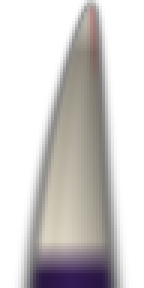
#> input picture AethonMod/Content/Effects/ColmilloAbismo.png, 48 x 96 px, given in place of borrador.png, which was not available (shown 3 times larger)
$ python tentaculo_v6102.py
#> lines starting #> are read from the running program, lines starting #| are printed output that depends on the picture
#> (the call stopped at in la_pluma, `r = subprocess.run(['z-ai', 'image', '-p', prompt, '-o', destino, '-s'..`: subprocess is not available in this run)
#> in el_molde, im is the input picture: PIL image 48x96 RGBA; mean R, G, B, A 52.1, 48.9, 47.8, 95.3
### tools/gen_altar_v695.py
#!/usr/bin/env python3
# -*- coding: utf-8 -*-
"""
gen_altar_v695.py — EL ALTAR DE OFRENDAS CON EL PIPELINE PIXELART (v6.95).

La letra del usuario: «intenta usar la nueva herramienta de pixelart que
investigaste para crear el altar» — el MÉTODO DE LOS REELS (la
investigación sprite-gen): BORRADOR IA (la skill de generación) →
CUTOUT real por flood-fill del chroma → REJILLA (cada píxel destino =
el PROMEDIO de su celda — el muestreo por área de la casa) → PALETA DE
LA CASA (la del LIBRO: tinta azul-noche · fucsia del iris · dorado del
broche · teal de las esencias) → CONTORNO oscuro estilo Terraria → el
HIGHLIGHT amarillo de la convención tML → el ITEM derivado.

Entrada:  /tmp/altar_borrador.png (864×1152, fondo verde chroma)
Salida:   AethonMod/Content/Tiles/AltarOfrendasTile.png          (36×54)
          AethonMod/Content/Tiles/AltarOfrendasTile_Highlight.png (36×54)
          AethonMod/Content/Items/Altar/AltarOfrendasItem.png     (30×44)
"""
from PIL import Image
import os

RAIZ = os.path.join(os.path.dirname(__file__), '..', 'AethonMod')
BORRADOR = '/tmp/altar_borrador.png'

# === LA PALETA DE LA CASA — los colores del LIBRO (v6.95) ===
# (extraída del sprite maestro del Grimorio del Eterno + las tintas del mod)
TINTA_UMBRA   = (10, 10, 40)     # la sombra más honda (#0A0A28)
TINTA_HONDA   = (16, 26, 74)     # el cuerpo azul-noche (#101A4A)
TINTA         = (24, 48, 120)    # la tinta del libro (#183078)
TINTA_CLARA   = (48, 78, 150)    # el bisel de la tinta
TINTA_LUZ     = (96, 128, 255)   # la tinta iluminada (#6080FF)
FUCSIA        = (240, 0, 192)    # el iris del ojo (#F000C0)
FUCSIA_CLARA  = (255, 120, 224)  # el brillo del iris
DORADO        = (216, 144, 48)   # el broche del libro (#D89030)
DORADO_CLARO  = (255, 200, 80)   # el brillo del broche
TEAL          = (90, 220, 180)   # las esencias / el mapa (#5ADCB4)
VIOLETA       = (150, 62, 235)   # las runas de la casa
BLANCO        = (255, 244, 235)  # la llama / el destello
NEGRO_CONTORNO = (8, 6, 20)      # el contorno Terraria

PALETA = [TINTA_UMBRA, TINTA_HONDA, TINTA, TINTA_CLARA, TINTA_LUZ,
          FUCSIA, FUCSIA_CLARA, DORADO, DORADO_CLARO, TEAL, VIOLETA, BLANCO]


def cutout(im):
    """EL CUTOUT REAL: flood-fill del chroma verde desde las 4 esquinas +
    distancia al verde (los verdes interiores no se tocan)."""
    w, h = im.size
#> w = 48; h = 96
    px = im.load()
    fondo = set()
    pila = []
    for x in range(w):
        pila.append((x, 0)); pila.append((x, h - 1))
    for y in range(h):
        pila.append((0, y)); pila.append((w - 1, y))
    while pila:
        x, y = pila.pop()
        if x < 0 or y < 0 or x >= w or y >= h or (x, y) in fondo:
            continue
        r, g, b, a = px[x, y]
        # chroma verde: g dominante y claro
        if g > 110 and g > r + 40 and g > b + 40:
            fondo.add((x, y))
            pila += [(x+1, y), (x-1, y), (x, y+1), (x, y-1)]
#> after the loop, fondo = 0 items; pila = []
    out = Image.new('RGBA', (w, h), (0, 0, 0, 0))
#> out: PIL image 48x96 RGBA; every value is 0
    po = out.load()
    for y in range(h):
        for x in range(w):
            if (x, y) not in fondo:
                r, g, b, a = px[x, y]
                # el anti-alias del borde contra el verde: quitar el tinte
                if g > r + 30 and g > b + 30 and a > 0:
                    k = r if r > b else b
                    po[x, y] = (k, k, k, a)
                else:
                    po[x, y] = (r, g, b, a)
    return out


def bbox(im):
    """El rectángulo del sprite (con 1 px de margen de aire)."""
    w, h = im.size
#> w = 48; h = 96
    xs, ys = [], []
    px = im.load()
    for y in range(h):
        for x in range(w):
            if px[x, y][3] > 40:
                xs.append(x); ys.append(y)
#> after the loop, ys = 2063 values from 0 to 95
    x0, x1 = max(0, min(xs) - 2), min(w - 1, max(xs) + 2)
#> x0 = 5; x1 = 42
    y0, y1 = max(0, min(ys) - 2), min(h - 1, max(ys) + 2)
#> y0 = 0; y1 = 95
    return im.crop((x0, y0, x1 + 1, y1 + 1))


def celdas(im, W, H):
    """LA REJILLA: cada píxel destino = el PROMEDIO (RGBA premultiplicado)
    de su celda del borrador — el muestreo por área de la casa."""
#> called with W = 128, H = 256
    w, h = im.size
#> w = 38; h = 96
    out = Image.new('RGBA', (W, H), (0, 0, 0, 0))
#> out: PIL image 128x256 RGBA; every value is 0
    po = out.load()
    px = im.load()
    for j in range(H):
        ya, yb = int(j * h / H), max(int(j * h / H) + 1, int((j + 1) * h / H))
        for i in range(W):
            xa, xb = int(i * w / W), max(int(i * w / W) + 1, int((i + 1) * w / W))
            rs = gs = bs = as_ = n = 0
            for y in range(ya, min(yb, h)):
                for x in range(xa, min(xb, w)):
                    r, g, b, a = px[x, y]
                    rs += r * a; gs += g * a; bs += b * a; as_ += a
                    n += 1
            if n == 0:
                continue
            if as_ < n * 45:            # la celda es casi toda aire
                po[i, j] = (0, 0, 0, 0)
            else:
                k = as_ if as_ > 0 else 1
                po[i, j] = (rs // k, gs // k, bs // k, 255)
    return out


def dist(c1, c2):
    return (c1[0]-c2[0])**2 + (c1[1]-c2[1])**2 + (c1[2]-c2[2])**2


# [114 lines left out: functions cuantizar, contorno, halo, highlight, main, not called in this run]


# [2 lines that do not run on import are left out]

### tools/tentaculo_v6102.py
#!/usr/bin/env python3
# -*- coding: utf-8 -*-
"""
tentaculo_v6102.py — v6.102 — LA FORJA DEL TENTÁCULO DEL ABISMO.

LA LETRA DEL USUARIO: «rediseña la Sombra de la Página V, debe ser
igual que la original, pero el tentaculo debe ser rediseñado, con
nuevas texturas, usa la forja o el taller para crear las texturas
del tentaculo».

LA CADENA DE LA FORJA/TALLER (la de siempre, vestida para el QUINTO
TOMO — la piel del tentáculo deja de ser el horneado matemático de
VFXCore.Carne y pasa a ser UNA TEXTURA DE VERDAD, forjada):

  LA PLUMA (z-ai image) — el borrador IA de la piel abisal: la
      columna de carne violeta-negra con sus ridges musculares, las
      dos hileras de ventosas que brillan, las venas carmesí.
  EL MOLDE (la casa) — cutout real por flood-fill, la rejilla por
      celdas (128×256), la cuantización a LA PALETA DEL TOMO V (no
      la del libro: esta piel es violeta-negra-carmesí, la familia
      de las sombras).
  LA SASTRERÍA (el formato del Ribbon) — LA MÁSCARA U suave (los
      bordes que respiran, como HornearCarne: nada en 0/1, casi
      opaco en 0.2..0.8), EL ESPEJO PERIÓDICO (128×256 → 128×512:
      la mitad baja es la alta INVERTIDA — la costura C0 en los dos
      extremos, el truco del espejo) y EL PREMULTIPLICADO de la
      convención (q,q,q,q) del lote alfa (rgb·m, a=255·m).
  EL OJO (z-ai vision) — el QA VLM de la casa sobre la hoja.

Salida: AethonMod/Content/Effects/TentaculoAbismo.png (128×512,
premultiplicada, periódica en V) — la piel nueva del quinto tomo,
muestreada por VFXCore.Ribbon (uvFlow: la carne AVANZA raíz→punta).

TODO con transparencia NATIVA (la regla permanente de la casa: la
transparencia vive en la GENERACIÓN — la máscara U nace aquí).
"""
import math
import os
import subprocess
import sys

from PIL import Image

AQUI = os.path.dirname(os.path.abspath(__file__))
sys.path.insert(0, AQUI)
from gen_altar_v695 import cutout, bbox, celdas  # noqa: E402

BASE = os.path.join(AQUI, '..', 'AethonMod')
CARPETA = '/tmp/forja_tentaculo'

# ====================================================================
#  LA PALETA DEL TOMO V (la familia de las sombras — violeta, negro,
#  carmesí; la del LIBRO no: esta piel arde en otro color)
# ====================================================================
PALETA_TOMO_V = [
    (10, 6, 16),      # EL NÚCLEO — el vacío que se come la luz
    (18, 12, 26),     # la carne negra de la masa
    (46, 24, 78),     # el violeta hondo de las concavidades
    (74, 36, 128),    # la base de la carne vieja
    (120, 8, 12),     # la sangre apagada
    (150, 84, 235),   # EL VIOLETA VIVO — las ventosas que brillan
    (198, 18, 24),    # LAS VENAS CARMESÍ — la sangre que corre
    (200, 150, 255),  # el brillo del borde
    (238, 232, 220),  # el hueso (por si asoma)
    (248, 244, 255),  # EL DESTELLO
]


# ====================================================================
#  ETAPA 1 — LA PLUMA (el borrador IA de la piel del abismo)
# ====================================================================
def la_pluma(destino):
    """La piel del tentáculo del abismo: columna de carne frontal,
    ridges verticales, dos hileras de ventosas, venas carmesí — SIN
    contorno duro (los bordes los cose la máscara U) y SIN ojos ni
    boca (los ojos y la fauce VIVEN: los dibuja el juego).
    QA r2 (EL OJO): «cinturas estrechas rompen la continuidad» — la
    columna ahora es de ANCHO CONSTANTE, lados paralelos, cero
    pinzamientos, y las ventosas PLANAS contra la piel (que no
    abomben la silueta)."""
    prompt = (
        "Pixel art texture for a Terraria-style game. A vertical close-up "
        "segment of an abyssal tentacle: a perfectly straight vertical column "
        "of thick muscular flesh of CONSTANT UNIFORM WIDTH from top to "
        "bottom, smooth parallel sides, no pinching, no narrow waists, no "
        "bulging, facing the viewer, filling the whole frame from top to "
        "bottom. Deep violet-black skin with fine vertical muscle ridges, "
        "two staggered rows of small round glowing violet suckers FLAT "
        "against the skin, thin branching crimson veins just under the "
        "skin, faint violet bioluminescent glow inside the crevices, moist "
        "highlights on the ridges. No eyes, no mouth, no teeth, no "
        "background scenery, no outline around the subject. Limited "
        "palette: deep violet-black #120A1A flesh, dark violet #4A2480 "
        "shadows, bright violet #9654EB glowing suckers, crimson #C61218 "
        "veins, pale violet #E0CFFF highlights. Chunky clean large pixels, "
        "no anti-aliasing, flat solid pure green background (#00FF00) "
        "chroma key, subject centered filling 85% of frame width"
    )
    r = subprocess.run(['z-ai', 'image', '-p', prompt, '-o', destino, '-s', '864x1152'],
                       capture_output=True, text=True, timeout=240)
    if not os.path.exists(destino):
        print(r.stdout[-400:] if r.stdout else '', r.stderr[-400:] if r.stderr else '')
        raise SystemExit('LA PLUMA falló: la generación no devolvió imagen')
    print(f'  LA PLUMA: {destino}')


# ====================================================================
#  ETAPA 2 — EL MOLDE (cutout → rejilla → la paleta del tomo)
# ====================================================================
def cuantizar_tomo(im):
    """La paleta del QUINTO TOMO: cada píxel vuela a SU color más
    cercano (umbral 100 de distancia: más lejos, se queda con su tono
    real — la humedad del borrador NO se aplasta)."""
    px = im.load()
    w, h = im.size
#> w = 128; h = 256
    for y in range(h):
        for x in range(w):
            r, g, b, a = px[x, y]
            if a == 0:
                continue
            mejor, dmin = None, 101
            for c in PALETA_TOMO_V:
                d = abs(r - c[0]) + abs(g - c[1]) + abs(b - c[2])
                if d < dmin:
                    mejor, dmin = c, d
            if mejor is not None:
                px[x, y] = (mejor[0], mejor[1], mejor[2], a)
    return im


def el_molde(borrador):
    """EL SPRITE de la casa: cutout real, la rejilla por celdas y la
    cuantización a la paleta del tomo (128×256 — el módulo de la piel)."""
    im = Image.open(borrador).convert('RGBA')
    recorte = bbox(cutout(im))
    sprite = celdas(recorte, 128, 256)
    sprite = cuantizar_tomo(sprite)
    print(f'  EL MOLDE: piel 128×256 (bbox del borrador: {recorte.size})')
#|   EL MOLDE: piel 128×256 (bbox del borrador: (38, 96))
    return sprite


# ====================================================================
#  ETAPA 3 — LA SASTRERÍA (el formato del Ribbon de VFXCore)
# ====================================================================
def suave(u, a, b):
    """El smoothstep de la casa (la máscara de HornearCarne)."""
    if u <= a:
        return 0.0
    if u >= b:
        return 1.0
    t = (u - a) / (b - a)
    return t * t * (3.0 - 2.0 * t)


def la_sastreria(sprite):
    """LA PIEL DEL RIBBON — tres costuras:
    (1) LA MÁSCARA U: nada en 0/1, casi opaco en 0.20..0.80 — el
        borde de la cinta RESPIRA, no corta a cuchillo;
    (2) EL ESPEJO PERIÓDICO: 128×256 → 128×512 (la mitad baja es la
        alta INVERTIDA) — la costura es C0 en 0, 0.5 y 1: la carne
        FLUYE continua con uvFlow sin saltos;
    (3) EL PREMULTIPLICADO: rgb·m con a=255·m — la convención
        (q,q,q,q) del lote alfa One/InverseSourceAlpha de la casa.
    """
    w, h = sprite.size
#> w = 128; h = 256
    px = sprite.load()

    # (1) LA MÁSCARA U — los bordes que respiran
    for y in range(h):
        for x in range(w):
            r, g, b, a = px[x, y]
            if a == 0:
                continue
            u = x / (w - 1)
            m = suave(u, 0.02, 0.20) * (1.0 - suave(u, 0.80, 0.98))
            if m <= 0.003:
                px[x, y] = (0, 0, 0, 0)
                continue
            # la opacidad del cuerpo: densa en el corazón (0.2..0.8 llena)
            cuerpo = 0.35 + 0.65 * m
            px[x, y] = (
                int(r * cuerpo), int(g * cuerpo), int(b * cuerpo),
                int(255 * min(1.0, m * 1.25)))

    # (2) EL ESPEJO PERIÓDICO — 512 con las dos costuras C0
    tela = Image.new('RGBA', (128, 512), (0, 0, 0, 0))
#> tela: PIL image 128x512 RGBA; every value is 0
    tela.paste(sprite, (0, 0))
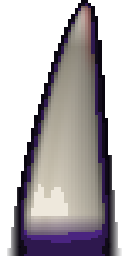
#> sprite: PIL image 128x256 RGBA; mean R, G, B, A 65, 59.6, 62.9, 140; transparent parts drawn white
    tela.paste(sprite.transpose(Image.FLIP_TOP_BOTTOM), (0, 256))
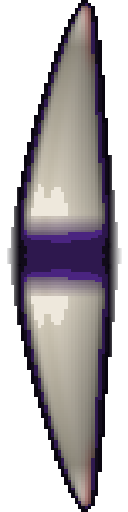
#> tela: PIL image 128x512 RGBA; mean R, G, B, A 65, 59.6, 62.9, 140; transparent parts drawn white

    # (3) EL PREMULTIPLICADO — (q,q,q,q) sobre el resultado
    tp = tela.load()
    for y in range(512):
        for x in range(128):
            r, g, b, a = tp[x, y]
            if a == 0:
                continue
            k = a / 255.0
            tp[x, y] = (int(r * k), int(g * k), int(b * k), a)
#|   guardada: tools/../AethonMod/Content/Effects/TentaculoAbismo.png (128, 512)
    return tela


# ====================================================================
#  EL MONTAJE — la hoja de contacto para EL OJO
# ====================================================================
def el_montaje(tela):
    """La piel ×1 al lado de TRES BANDAS del Ribbon (lo que el juego
    ve de verdad: franjas de 64 px muestreadas por VFXCore.Ribbon) y
    la COLUMNA SIMULADA (4 bandas consecutivas apiladas: la carne
    fluye continua de raíz a punta)."""
    piezas = []
    piezas.append(('la piel 128×512', tela))
    for k in range(3):
        y0 = 40 + k * 150
        banda = tela.crop((0, y0, 128, y0 + 64)).resize((256, 128), Image.NEAREST)
        piezas.append((f'banda Ribbon {k}', banda))
#> this loop made 3 passes
#> pass 1, in el_montaje, `banda = tela.crop((0, y0, 128, y0 + 64)).resize((256, 128), Image.NEAR..`:
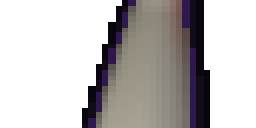
#> banda: PIL image 256x128 RGBA; mean R, G, B, A 44, 40.8, 40.8, 107.1; transparent parts drawn white
#> pass 3, in el_montaje, `banda = tela.crop((0, y0, 128, y0 + 64)).resize((256, 128), Image.NEAR..`:
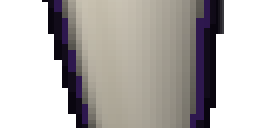
#> banda: PIL image 256x128 RGBA; mean R, G, B, A 81.2, 77, 74.9, 157; transparent parts drawn white
#> after the loop, piezas = 4 items
    # LA COLUMNA VIVA: bandas de 64 SOLAPADAS al 25% (stride 48 — la
    # convención del Ribbon: cada segmento se extiende sobre el siguiente
    # y la carne fluye CONTINUA, sin huecos ni costuras).
    col = Image.new('RGBA', (128, 3 * 48 + 64), (0, 0, 0, 0))
#> col: PIL image 128x208 RGBA; every value is 0
    for s in range(4):
        col.paste(tela.crop((0, s * 48, 128, s * 48 + 64)), (0, s * 48))
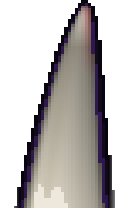
#> col: PIL image 128x208 RGBA; mean R, G, B, A 63, 59.2, 58.1, 126.2; transparent parts drawn white
    piezas.append(('la columna viva', col.resize((256, 704), Image.NEAREST)))

    ancho = sum(p.width for _, p in piezas) + 20 * (len(piezas) + 1)
#> ancho = 1272
    alto = max(p.height for _, p in piezas) + 30
#> alto = 734
    hoja = Image.new('RGBA', (ancho, alto), (24, 24, 34, 255))
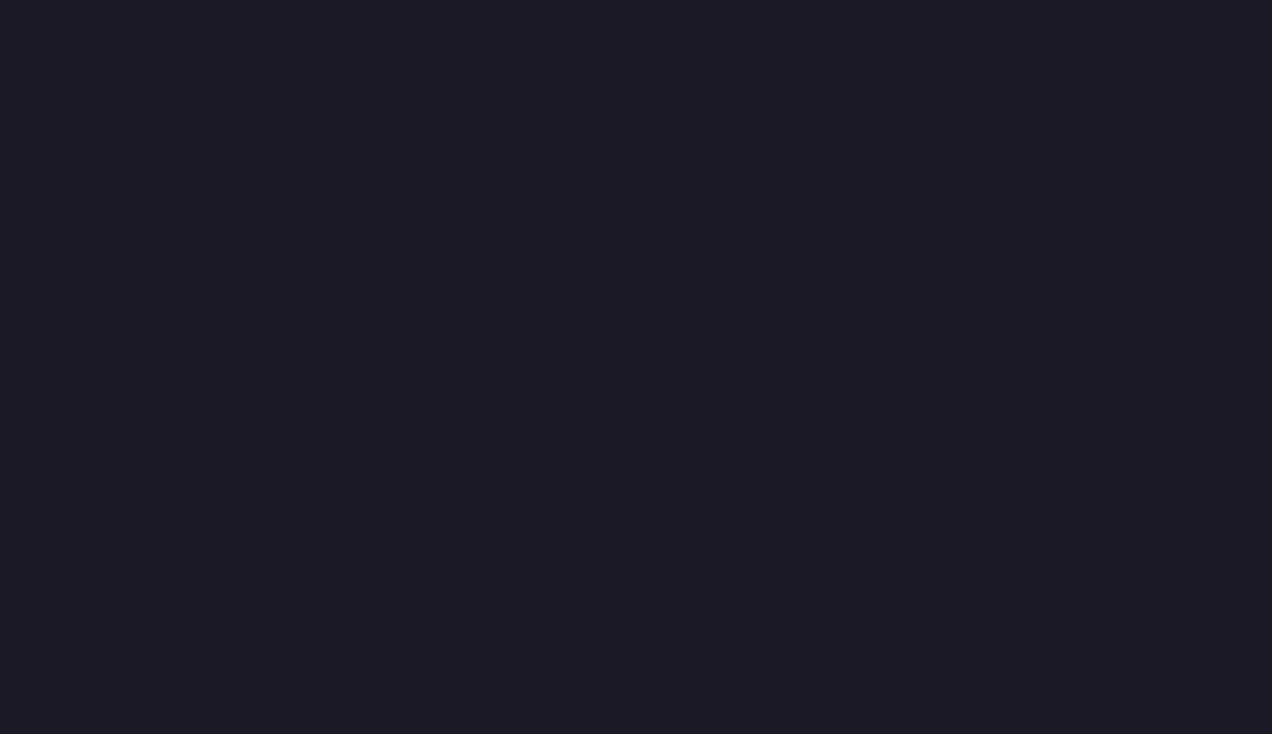
#> hoja: PIL image 1272x734 RGBA; mean R, G, B, A 24, 24, 34, 255
    dx = 20
    for _, p in piezas:
        hoja.paste(p, (dx, 22), p)
        dx += p.width + 20
#> this loop made 5 passes
#> dx on passes 1 to 5: 168, 444, 720, 996, 1272
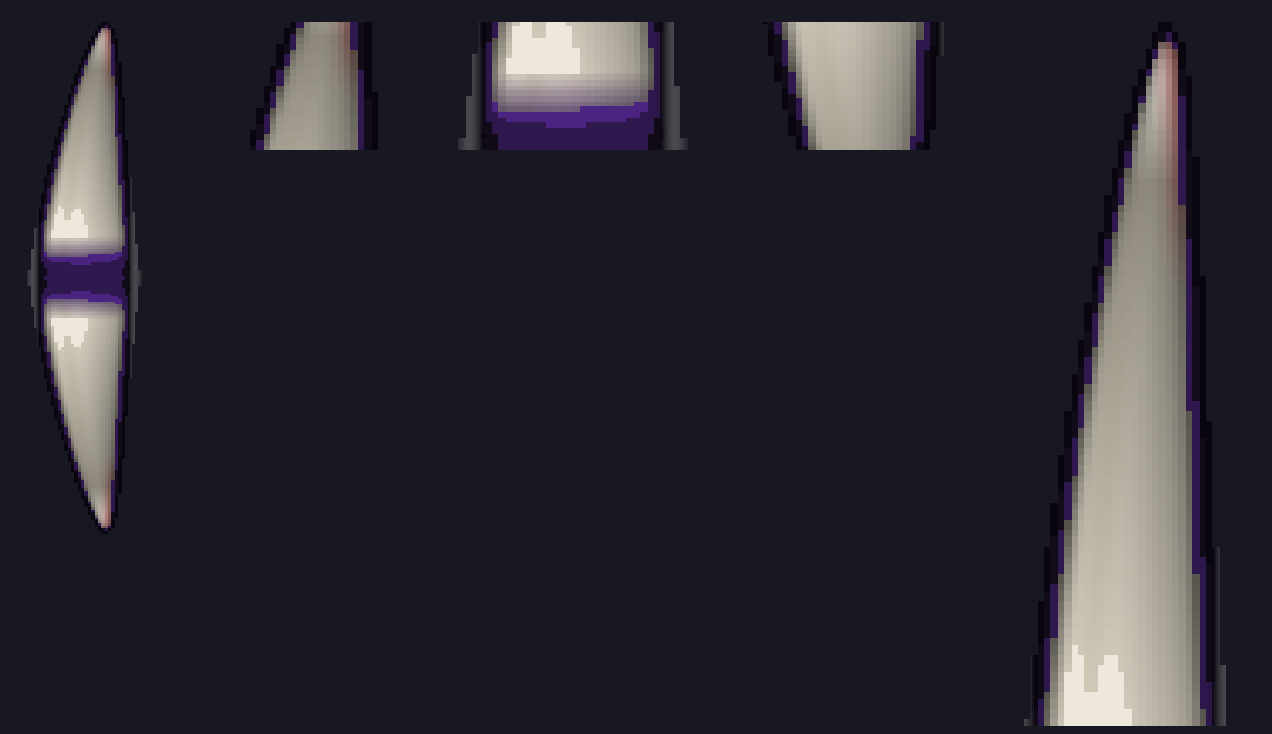
#> hoja: PIL image 1272x734 RGBA; mean R, G, B, A 43.4, 41.7, 50.2, 254.7; transparent parts drawn white
#> after the loop, dx = 1272
    hoja.save('/tmp/tentaculo_qa.png')
    print('  EL MONTAJE: /tmp/tentaculo_qa.png')
    return hoja


def main():
    os.makedirs(CARPETA, exist_ok=True)
    borrador = os.path.join(CARPETA, 'borrador.png')
    if not os.path.exists(borrador):
        print('LA FORJA — etapa 1: LA PLUMA (la piel del abismo)')
        la_pluma(borrador)
    else:
        print('LA FORJA — etapa 1: LA PLUMA (borrador existente)')

    print('LA FORJA — etapa 2: EL MOLDE (cutout → rejilla → paleta del tomo)')
    sprite = el_molde(borrador)
    sprite.save(os.path.join(CARPETA, 'molde.png'))

    print('LA FORJA — etapa 3: LA SASTRERÍA (máscara U + espejo + premultiplicado)')
    tela = la_sastreria(sprite)
    destino = os.path.join(BASE, 'Content', 'Effects', 'TentaculoAbismo.png')
    tela.save(destino)
    print(f'  guardada: {destino} {tela.size}')

    print('LA FORJA — el montaje para EL OJO')
    el_montaje(tela)
    print('\nEL OJO de la casa:  node tools/vlm_tentaculo_v6102.mjs')


if __name__ == '__main__':
    main()

$ run again, on AethonMod/Content/Effects/GlowCircleGold.png
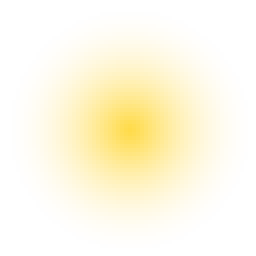
#> input picture AethonMod/Content/Effects/GlowCircleGold.png, 64 x 64 px, given in place of borrador.png, which was not available (shown 4 times larger)
#> in el_molde, im is the input picture: PIL image 64x64 RGBA; mean R, G, B, A 199.5, 169.7, 47.7, 33
#> the loop in cutout, `while pila:` made 256 passes
#> (r, g, b) on passes 1 to 3: (0, 0, 0), (0, 0, 0), (0, 0, 0)
#> after the loop in cutout, `while pila:`: fondo = 0 items; pila = []
#> in bbox, `w, h = im.size`: w = 64
#> x0 = 11; x1 = 53
#> y0 = 11; y1 = 53
#|   EL MOLDE: piel 128×256 (bbox del borrador: (43, 43))
#|   guardada: tools/../AethonMod/Content/Effects/TentaculoAbismo.png (128, 512)
#> after the loop in el_montaje, `for k in range(3):`: piezas = 4 items
#> after the loop in el_montaje, `for s in range(4):`:
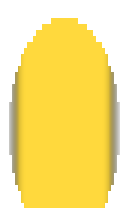
#> col: PIL image 128x208 RGBA; mean R, G, B, A 159, 135.3, 37.9, 163.2; transparent parts drawn white
#> ancho = 1272
#> alto = 734
#> the loop in el_montaje, `for _, p in piezas:` made 5 passes
#> dx on passes 1 to 5: 168, 444, 720, 996, 1272
#> after the loop in el_montaje, `for _, p in piezas:`:
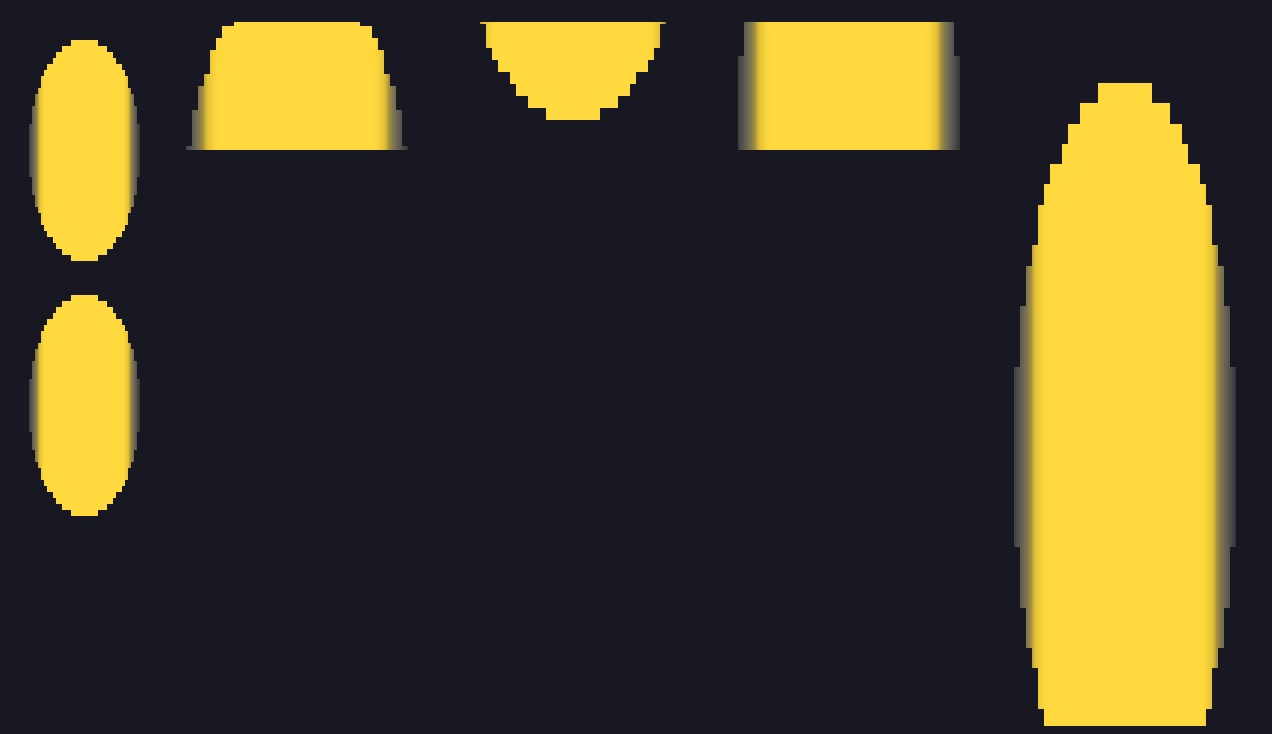
#> hoja: PIL image 1272x734 RGBA; mean R, G, B, A 75, 66.5, 39.7, 253.8; transparent parts drawn white
#> after the loop in el_montaje, `for _, p in piezas:`: dx = 1272
